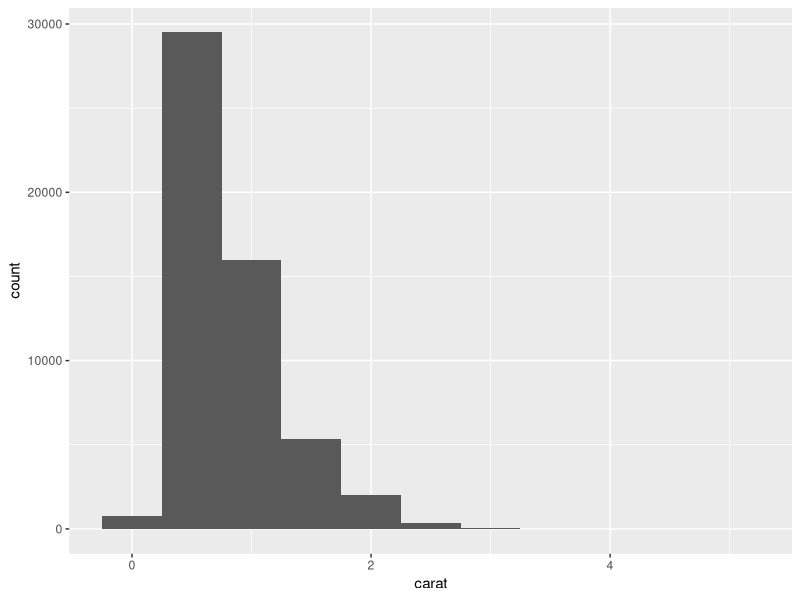
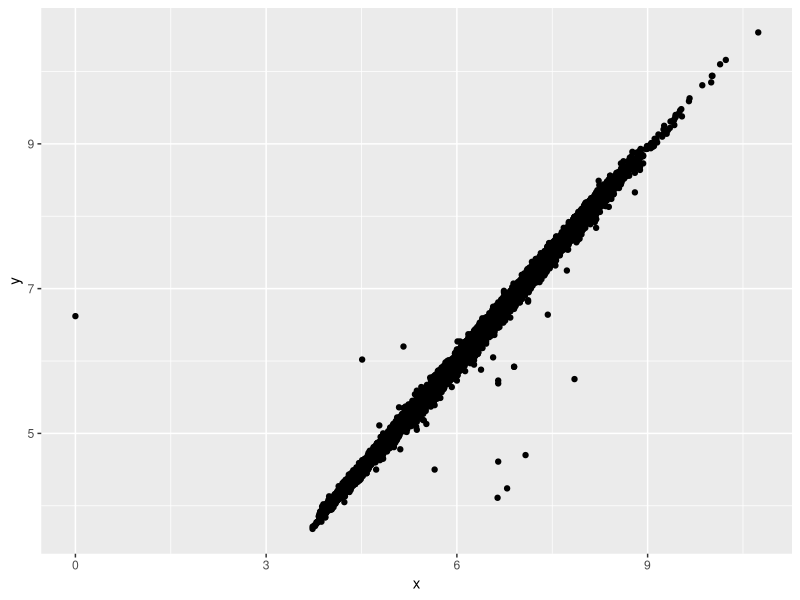
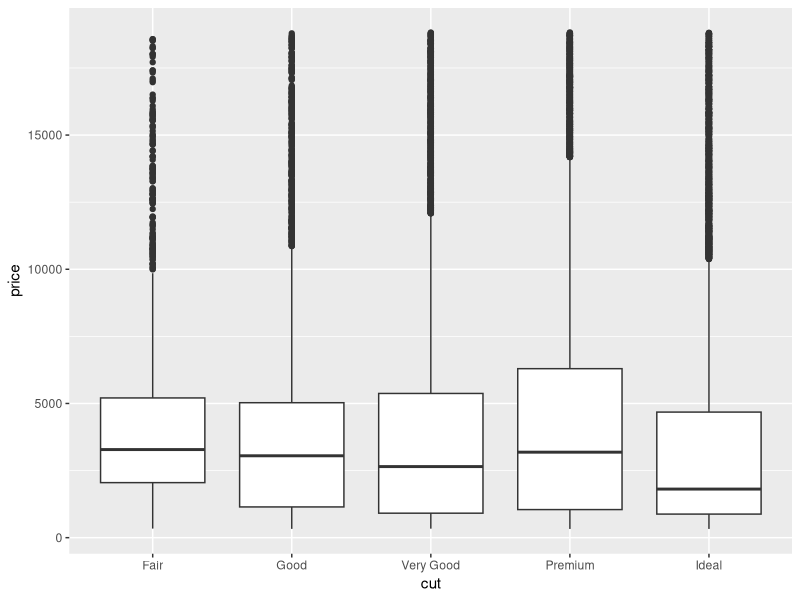
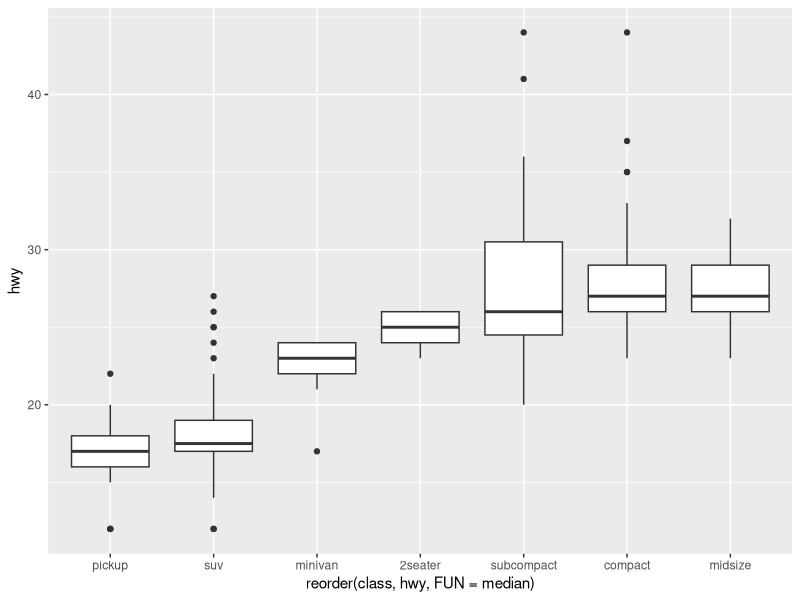
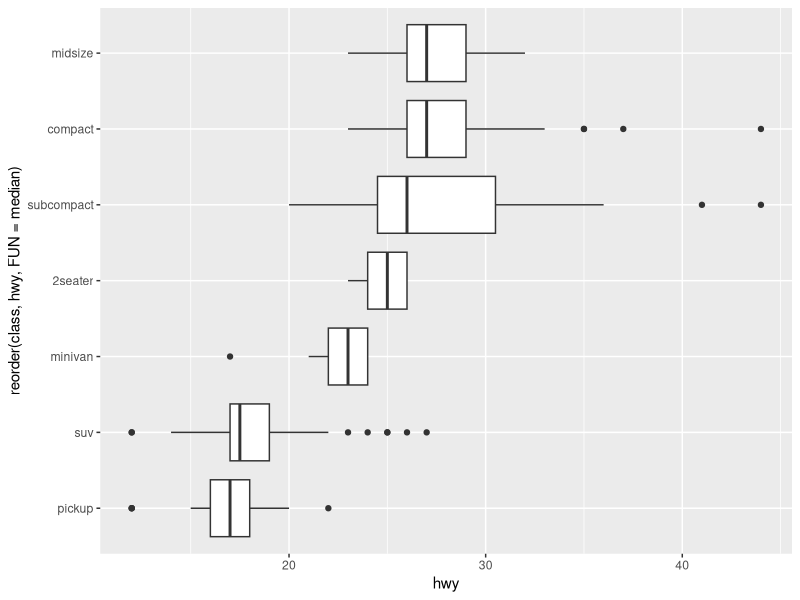
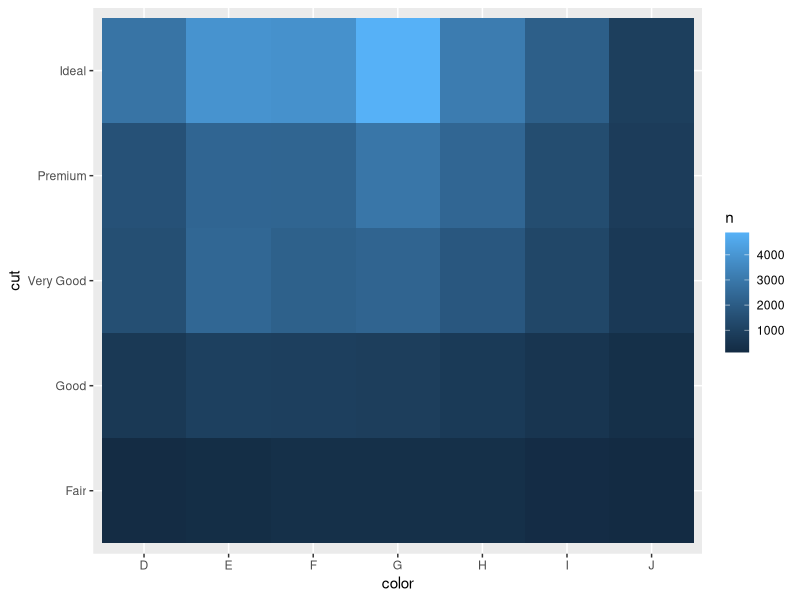
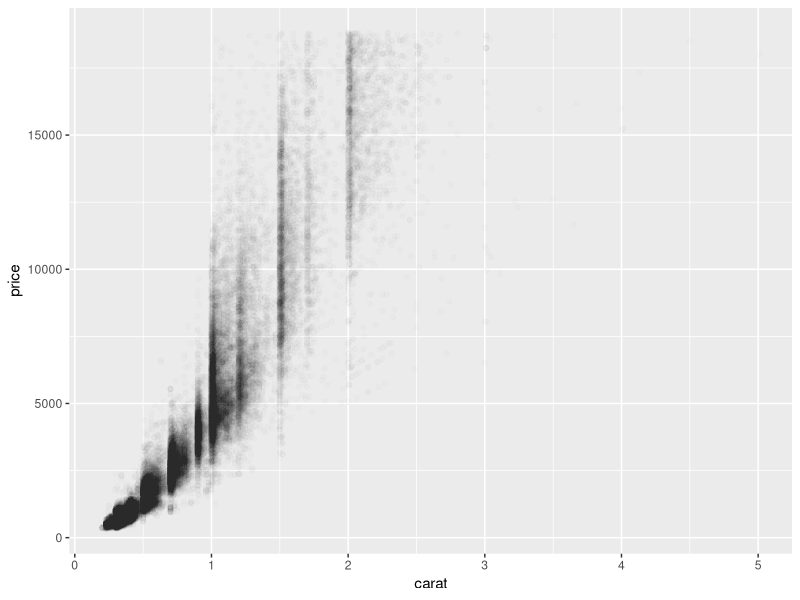
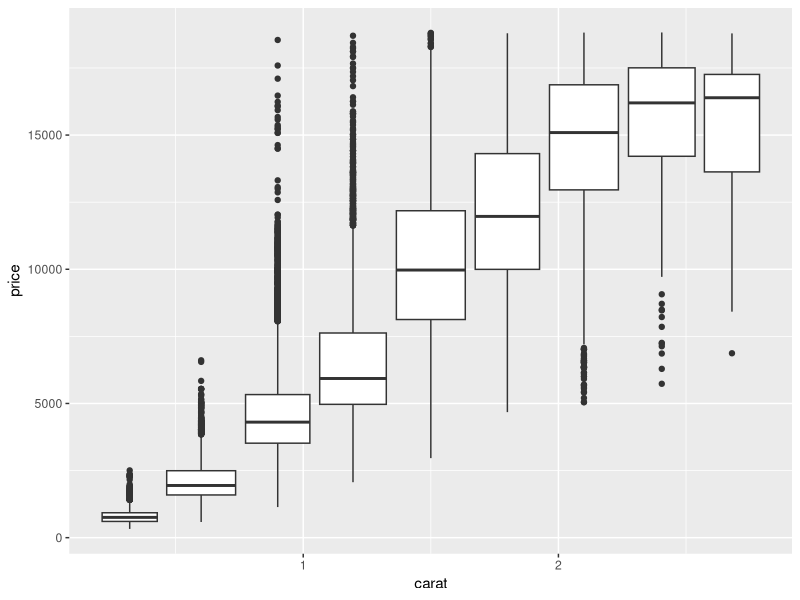

Source code (R) for these figures, in order:
library(ggplot2)
library(dplyr)

# Compute how many observations occurred with each x value
count(diamonds, cut)

# For continuous variable
diamonds %>% 
  count(cut_width(carat, 0.5))
# Visualisation
ggplot(data = diamonds) +
  geom_histogram(mapping = aes(x = carat), binwidth = 0.5)


# generate a new tibble
smaller <- diamonds %>% 
  filter(carat < 3)

# Handle the outliers
diamonds2 <- diamonds %>% 
  mutate(y = ifelse(y < 3 | y > 20, NA, y))
ggplot(data = diamonds2, mapping = aes(x = x, y = y)) + 
  geom_point(na.rm = TRUE)

# Boxplot
ggplot(data = diamonds, mapping = aes(x = cut, y = price)) +
  geom_boxplot()
# reorder boxplot
ggplot(data = mpg) +
  geom_boxplot(mapping = aes(x = reorder(class, hwy, FUN = median), y = hwy))
# flip the boxplot(which makes it look better)
ggplot(data = mpg) +
  geom_boxplot(mapping = aes(x = reorder(class, hwy, FUN = median), y = hwy)) +
  coord_flip()

# Two quality variables
diamonds %>% 
  count(color, cut)

# geom_tile: an advanced picture
diamonds %>% 
  count(color, cut) %>%  
  ggplot(mapping = aes(x = color, y = cut)) +
  geom_tile(mapping = aes(fill = n))

# Two quantitative variables
# Fix the problem of having too many points
# use alpha command
ggplot(data = diamonds) + 
  geom_point(mapping = aes(x = carat, y = price), alpha = 1 / 100)

# discretize the continuous variable
ggplot(data = smaller, mapping = aes(x = carat, y = price)) + 
  geom_boxplot(mapping = aes(group = cut_width(carat, 0.3)))

 
# Find out covariation after removing the influence
# of another variable
library(modelr)
mod <- lm(log(price) ~ log(carat), data = diamonds)
diamonds2 <- diamonds %>% 
  add_residuals(mod) %>% 
  mutate(resid = exp(resid))
ggplot(data = diamonds2) + 
  geom_boxplot(mapping = aes(x = cut, y = resid))
# What we've done above removes the influence of carat
# when we want to find the covariation between cut and price

# ggplot2: concise expression
diamonds %>% 
  count(cut, clarity) %>% 
  ggplot(aes(clarity, cut, fill = n)) + 
  geom_tile()


# exercise
stocks <- tibble(
  year   = c(2015, 2015, 2015, 2015, 2016, 2016, 2016),
  qtr    = c(   1,    2,    3,    4,    2,    3,    4),
  return = c(1.88, 0.59, 0.35,   NA, 0.92, 0.17, 2.66)
)

library(tidyr)
View(who)
who1 <- who %>%
  gather(starts_with('new'), key = 'key', value = 'cases', na.rm = T)
tmp <- who1 %>%
  count(key)
